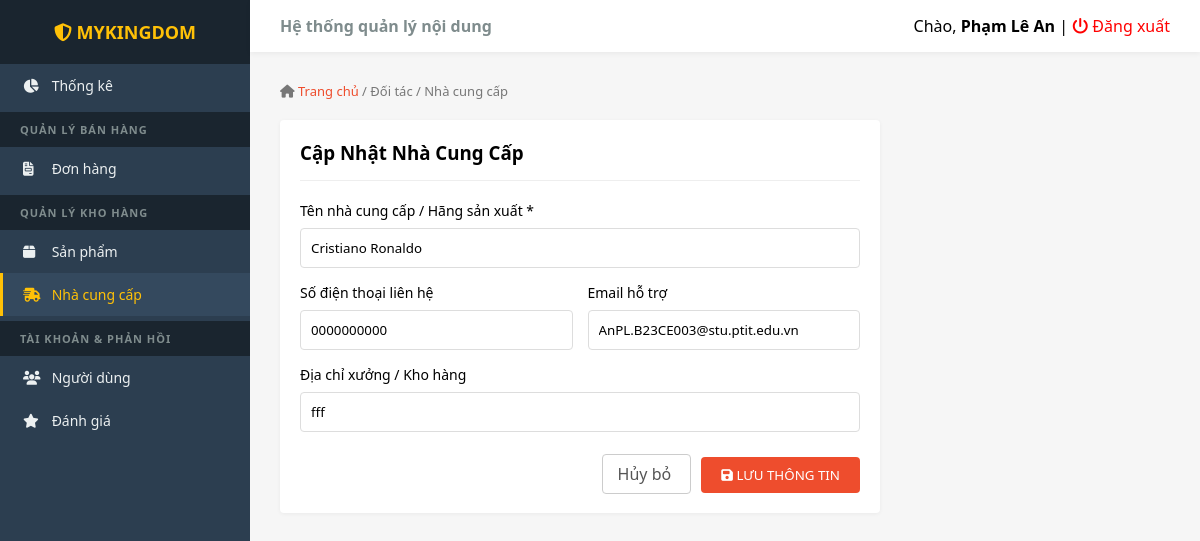
The app's page /admin/index.php?page=suppliers&action=edit&id=3 (signed in) with its own data.
### tables this page shows
CREATE TABLE `suppliers` (
  `id` int(11) NOT NULL,
  `name` varchar(255) NOT NULL,
  `phone` varchar(20) DEFAULT NULL,
  `email` varchar(255) DEFAULT NULL,
  `address` text DEFAULT NULL,
  `created_at` timestamp NOT NULL DEFAULT current_timestamp()
);

### admin/suppliers.php (the view, shortened to what this page needs)
<?php
try {
    $pdo->exec("CREATE TABLE IF NOT EXISTS suppliers (
        id INT AUTO_INCREMENT PRIMARY KEY,
        name VARCHAR(255) NOT NULL,
        phone VARCHAR(20),
        email VARCHAR(255),
        address TEXT,
        created_at TIMESTAMP DEFAULT CURRENT_TIMESTAMP
    )");
} catch (\PDOException $e) {}
$action = isset($_GET['action']) ? $_GET['action'] : 'list';
?>
<div class="breadcrumb">
    <i class="fa-solid fa-house"></i>
    <a href="index.php">Trang chủ</a>
    / Đối tác / Nhà cung cấp
</div>
<?php
if ($action === 'add' || $action === 'edit'):
    $s = [
        'id' => '',
        'name' => '',
        'phone' => '',
        'email' => '',
        'address' => ''
    ];
    if ($action === 'edit') {
        $stmt = $pdo->prepare("SELECT * FROM suppliers WHERE id = ?");
        $stmt->execute([(int)$_GET['id']]);
        $s = $stmt->fetch();
    }
?>
<div class="box" style="max-width: 600px;">
    <h3 style="
        margin-top: 0;
        margin-bottom: 20px;
        border-bottom: 1px solid #eee;
        padding-bottom: 15px;
    ">
        <?= $action == 'add'
            ? 'Thêm Nhà Cung Cấp Mới'
            : 'Cập Nhật Nhà Cung Cấp' ?>
    </h3>
    <form action="index.php?page=suppliers" method="POST">
        <div class="sp-form-group">
            <label>Tên nhà cung cấp / Hãng sản xuất *</label>
            <input
                type="text"
                name="name"
                class="sp-form-control"
                value="<?= htmlspecialchars($s['name']) ?>"
                placeholder="Ví dụ: Công ty LEGO VN..."
                required
            >
        </div>
        <div style="display:flex; gap:15px;">
            <div class="sp-form-group" style="flex:1;">
                <label>Số điện thoại liên hệ</label>
                <input
                    type="text"
                    name="phone"
                    class="sp-form-control"
                    value="<?= htmlspecialchars($s['phone']) ?>"
                >
            </div>
            <div class="sp-form-group" style="flex:1;">
                <label>Email hỗ trợ</label>
                <input
                    type="email"
                    name="email"
                    class="sp-form-control"
                    value="<?= htmlspecialchars($s['email']) ?>"
                >
            </div>
        </div>
        <div class="sp-form-group">
            <label>Địa chỉ xưởng / Kho hàng</label>
            <input
                type="text"
                name="address"
                class="sp-form-control"
                value="<?= htmlspecialchars($s['address']) ?>"
            >
        </div>
        <div style="text-align:right; margin-top:25px;">
            <a href="index.php?page=suppliers"
               style="
                    padding:8px 15px;
                    color:#555;
                    text-decoration:none;
                    margin-right:10px;
                    border:1px solid #ccc;
                    border-radius:4px;
               ">
                Hủy bỏ
            </a>
            <button type="submit"
                    style="
                        background:#ee4d2d;
                        color:#fff;
                        border:none;
                        padding:9px 20px;
                        border-radius:4px;
                        cursor:pointer;
                        font-weight:500;
                    ">
                <i class="fa-solid fa-floppy-disk"></i>
                LƯU THÔNG TIN
            </button>
        </div>
    </form>
</div>
<?php
endif; ?>

### admin/index.php (style rules this page uses)
* { box-sizing: border-box; margin: 0; padding: 0; font-family: 'Segoe UI', Tahoma, Geneva, Verdana, sans-serif; }
body { display: flex; background: #f6f6f6; min-height: 100vh; overflow-x: hidden; }

### admin/suppliers.php (style rules this page uses)
.breadcrumb { font-size: 13px; color: #777; margin-bottom: 20px; }
.breadcrumb a { color: #ee4d2d; text-decoration: none; }
.box { background: #fff; border-radius: 4px; box-shadow: 0 1px 4px rgba(0,0,0,0.05); padding: 20px; margin-bottom: 20px; }
.sp-form-group { margin-bottom: 15px; }
.sp-form-group label { display: block; margin-bottom: 8px; font-size: 14px; font-weight: 500; }
.sp-form-control { width: 100%; padding: 10px; border: 1px solid #ddd; border-radius: 4px; outline: none; box-sizing: border-box; }

### records on screen
suppliers: name "Cristiano Ronaldo", phone "0000000000", email "AnPL.B23CE003@stu.ptit.edu.vn", address "fff"

### other values on screen
$_SESSION['admin_user'] "Phạm Lê An"
